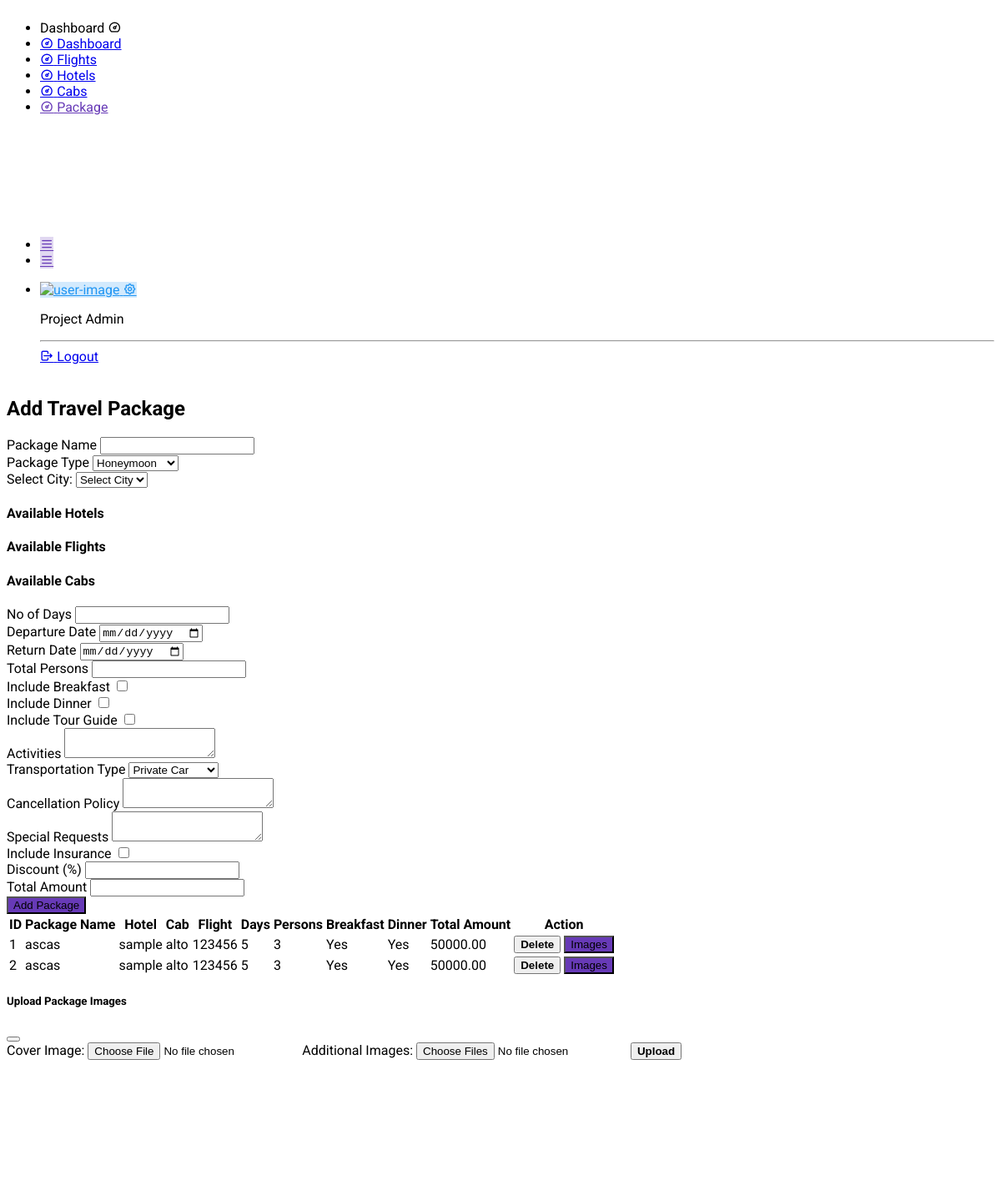
The app's page /admin/Package.php (signed in) with its own data.
### tables this page shows
CREATE TABLE IF NOT EXISTS `travel_packages` (
  `id` int NOT NULL AUTO_INCREMENT,
  `package_name` varchar(255) NOT NULL,
  `package_type` enum('Honeymoon','Family Trip','Adventure','Business Trip') NOT NULL,
  `hotel_id` int NOT NULL,
  `cab_id` int NOT NULL,
  `flight_id` int NOT NULL,
  `departure_date` date NOT NULL,
  `return_date` date NOT NULL,
  `no_of_days` int NOT NULL,
  `total_persons` int NOT NULL,
  `breakfast` tinyint(1) NOT NULL DEFAULT '0',
  `dinner` tinyint(1) NOT NULL DEFAULT '0',
  `tour_guide` tinyint(1) NOT NULL DEFAULT '0',
  `activities` text NOT NULL,
  `transport_type` enum('Private Car','Shared Bus','Rental Vehicle') NOT NULL,
  `cancellation_policy` text NOT NULL,
  `special_requests` text NOT NULL,
  `insurance` tinyint(1) NOT NULL DEFAULT '0',
  `discount` decimal(10,2) DEFAULT '0.00',
  `total_amount` decimal(10,2) NOT NULL,
  `city` varchar(255) NOT NULL,
  PRIMARY KEY (`id`),
  KEY `hotel_id` (`hotel_id`),
  KEY `cab_id` (`cab_id`),
  KEY `flight_id` (`flight_id`),
  CONSTRAINT `travel_packages_ibfk_1` FOREIGN KEY (`hotel_id`) REFERENCES `hotels` (`id`),
  CONSTRAINT `travel_packages_ibfk_2` FOREIGN KEY (`cab_id`) REFERENCES `cabs` (`id`),
  CONSTRAINT `travel_packages_ibfk_3` FOREIGN KEY (`flight_id`) REFERENCES `flights` (`id`)
);

CREATE TABLE IF NOT EXISTS `hotels` (
  `id` int NOT NULL AUTO_INCREMENT,
  `name` varchar(255) NOT NULL,
  `email` varchar(255) NOT NULL,
  `password` varchar(255) NOT NULL,
  `contact` varchar(15) NOT NULL,
  `manager` varchar(255) NOT NULL,
  `address` text NOT NULL,
  `state` varchar(100) NOT NULL,
  `city` varchar(100) NOT NULL,
  `pincode` varchar(10) NOT NULL,
  `rating` int DEFAULT NULL,
  `rooms_type` varchar(255) NOT NULL,
  `check_in_time` time NOT NULL,
  `check_out_time` time NOT NULL,
  `rooms` int NOT NULL,
  `min_price` decimal(10,2) NOT NULL,
  PRIMARY KEY (`id`),
  UNIQUE KEY `email` (`email`),
  CONSTRAINT `hotels_chk_1` CHECK ((`rating` between 1 and 5))
);

CREATE TABLE IF NOT EXISTS `cabs` (
  `id` int NOT NULL AUTO_INCREMENT,
  `cab_name` varchar(255) NOT NULL,
  `driver_name` varchar(255) NOT NULL,
  `contact` varchar(15) NOT NULL,
  `cab_number` varchar(20) NOT NULL,
  `cab_type` varchar(50) NOT NULL,
  `seating_capacity` int NOT NULL,
  `fare_per_km` decimal(10,2) NOT NULL,
  `city` varchar(255) NOT NULL,
  PRIMARY KEY (`id`)
);

CREATE TABLE IF NOT EXISTS `flights` (
  `id` int NOT NULL AUTO_INCREMENT,
  `airline` varchar(255) NOT NULL,
  `flight_number` varchar(50) NOT NULL,
  `departure_airport` varchar(255) NOT NULL,
  `arrival_airport` varchar(255) NOT NULL,
  `departure_time` datetime NOT NULL,
  `arrival_time` datetime NOT NULL,
  `price` decimal(10,2) NOT NULL,
  PRIMARY KEY (`id`)
);

### admin/Package.php (the view, shortened to what this page needs)
<?php
include "./../config.php";
?>
<!doctype html>
<html lang="en">
<head>
    <link rel="stylesheet" href="./assets/fonts/phosphor/duotone/style.css" />
    <link rel="stylesheet" href="./assets/fonts/tabler-icons.min.css" />
    <link rel="stylesheet" href="./assets/fonts/feather.css" />
    <link rel="stylesheet" href="./assets/fonts/fontawesome.css" />
    <link rel="stylesheet" href="./assets/fonts/material.css" />
    <link rel="stylesheet" href="./assets/css/style.css" id="main-style-link" />
    <link rel="stylesheet" href="./assets/css/style-preset.css" />
</head>
<body>
    <?php
    include('Navbar.php');
    ?>
    <div class="pc-container">
        <div class="pc-content">
            <div class="row">
                <div class="col-xl-4 col-md-6">
                    <div class="card shadow">
                        <div class="card-body">
                            <h2 class="mb-4">Add Travel Package</h2>
                            <form method="POST">
                                <div class="mb-3">
                                    <label class="form-label">Package Name</label>
                                    <input type="text" name="package_name" class="form-control" required>
                                </div>
                                <div class="mb-3">
                                    <label class="form-label">Package Type</label>
                                    <select name="package_type" class="form-control" required>
                                        <option value="Honeymoon">Honeymoon</option>
                                    </select>
                                </div>
                                <label for="city">Select City:</label>
                                <select id="city" name="city" class="form-control" required
                                    onchange="fetchDetails(this.value)">
                                    <option value="">Select City</option>
                                </select>
                                <div id="results">
                                    <h4>Available Hotels</h4>
                                    <h4>Available Flights</h4>
                                    <h4>Available Cabs</h4>
                                </div>
                                <div class="mb-3">
                                    <label class="form-label">No of Days</label>
                                    <input type="number" min="1" name="no_of_days" class="form-control" required>
                                </div>
                                <div class="mb-3">
                                    <label class="form-label">Departure Date</label>
                                    <input type="date" name="departure_date" class="form-control" required>
                                </div>
                                <div class="mb-3">
                                    <label class="form-label">Return Date</label>
                                    <input type="date" name="return_date" class="form-control" required>
                                </div>
                                <div class="mb-3">
                                    <label class="form-label">Total Persons</label>
                                    <input type="number" name="total_persons" class="form-control" required>
                                </div>
                                <div class="mb-3">
                                    <label class="form-label">Include Breakfast</label>
                                    <input type="checkbox" name="breakfast">
                                </div>
                                <div class="mb-3">
                                    <label class="form-label">Include Dinner</label>
                                    <input type="checkbox" name="dinner">
                                </div>
                                <div class="mb-3">
                                    <label class="form-label">Include Tour Guide</label>
                                    <input type="checkbox" name="tour_guide">
                                </div>
                                <div class="mb-3">
                                    <label class="form-label">Activities</label>
                                    <textarea name="activities" class="form-control" required></textarea>
                                </div>
                                <div class="mb-3">
                                    <label class="form-label">Transportation Type</label>
                                    <select name="transport_type" class="form-control" required>
                                        <option value="Private Car">Private Car</option>
                                    </select>
                                </div>
                                <div class="mb-3">
                                    <label class="form-label">Cancellation Policy</label>
                                    <textarea name="cancellation_policy" class="form-control" required></textarea>
                                </div>
                                <div class="mb-3">
                                    <label class="form-label">Special Requests</label>
                                    <textarea name="special_requests" class="form-control"></textarea>
                                </div>
                                <div class="mb-3">
                                    <label class="form-label">Include Insurance</label>
                                    <input type="checkbox" name="insurance">
                                </div>
                                <div class="mb-3">
                                    <label class="form-label">Discount (%)</label>
                                    <input type="number" name="discount" class="form-control">
                                </div>
                                <div class="mb-3">
                                    <label class="form-label">Total Amount</label>
                                    <input type="number" name="total_amount" class="form-control" required>
                                </div>
                                <button type="submit" name="add_package" class="btn btn-primary">Add Package</button>
                            </form>
                        </div>
                    </div>
                </div>
                <?php
                $sql = "SELECT tp.id, tp.package_name, h.name AS hotel, c.cab_name AS cab, f.flight_number, tp.no_of_days, tp.total_persons, tp.breakfast, tp.dinner, tp.total_amount
                FROM travel_packages tp
                JOIN hotels h ON tp.hotel_id = h.id
                JOIN cabs c ON tp.cab_id = c.id
                JOIN flights f ON tp.flight_id = f.id";
                $result = $db->query($sql);
                ?>
                <div class="col-xl-8 col-md-6">
                    <table class="table table-bordered">
                        <thead>
                            <tr>
                                <th>ID</th>
                                <th>Package Name</th>
                                <th>Hotel</th>
                                <th>Cab</th>
                                <th>Flight</th>
                                <th>Days</th>
                                <th>Persons</th>
                                <th>Breakfast</th>
                                <th>Dinner</th>
                                <th>Total Amount</th>
                                <th>Action</th>
                            </tr>
                        </thead>
                        <tbody>
                            <?php while ($row = $result->fetch_assoc()) { ?>
                                <tr>
                                    <td><?= $row['id'] ?></td>
                                    <td><?= $row['package_name'] ?></td>
                                    <td><?= $row['hotel'] ?></td>
                                    <td><?= $row['cab'] ?></td>
                                    <td><?= $row['flight_number'] ?></td>
                                    <td><?= $row['no_of_days'] ?></td>
                                    <td><?= $row['total_persons'] ?></td>
                                    <td><?= $row['breakfast'] ? 'Yes' : 'No' ?></td>
                                    <td><?= $row['dinner'] ? 'Yes' : 'No' ?></td>
                                    <td><?= $row['total_amount'] ?></td>
                                    <td>
                                        <button class="btn btn-danger btn-sm">Delete</button>
                                        <button class='btn btn-primary' data-bs-toggle='modal' data-bs-target='#imageModal'
                                            onclick="setPackageId(<?= $row['id'] ?>)">Images</button>
                                    </td>
                                </tr>
                            <?php } ?>
                        </tbody>
                    </table>
                </div>
            </div>
        </div>
    </div>
    <div class="modal fade" id="imageModal" tabindex="-1" aria-labelledby="imageModalLabel" aria-hidden="true">
        <div class="modal-dialog modal-lg">
            <div class="modal-content">
                <div class="modal-header">
                    <h5 class="modal-title" id="imageModalLabel">Upload Package Images</h5>
                    <button type="button" class="btn-close" data-bs-dismiss="modal" aria-label="Close"></button>
                </div>
                <div class="modal-body">
                    <div class="row">
                        <div class="col-md-5">
                            <form id="imageUploadForm" enctype="multipart/form-data">
                                <label for="cover_image">Cover Image:</label>
                                <input type="file" name="cover_image" class="form-control mb-2" required>
                                <label for="images">Additional Images:</label>
                                <input type="file" name="images[]" class="form-control" multiple>
                                <button type="submit" class="btn btn-success mt-3">Upload</button>
                            </form>
                        </div>
                    </div>
                </div>
            </div>
        </div>
    </div>
</body>
</html>

### css/style.css (style rules this page uses)
.btn { font-weight: 600; transition: .5s; }
.btn.btn-primary { background: var(--bs-secondary) !important; color: var(--bs-white) !important; font-family: 'Poppins', sans-serif; font-weight: 400; transition: 0.5s; }

### records on screen
travel_packages: id "1", package_name "ascas", hotel.name "sample", cab.cab_name "alto", flight.flight_number "123456", no_of_days "5", total_persons "3", breakfast "Yes", dinner "Yes", total_amount "50000.00"
travel_packages: id "2", package_name "ascas", hotel.name "sample", cab.cab_name "alto", flight.flight_number "123456", no_of_days "5", total_persons "3", breakfast "Yes", dinner "Yes", total_amount "50000.00"

### other values on screen
$a[$i] "Dashboard"
$a[$i] "Flights"
$a[$i] "Hotels"
$a[$i] "Cabs"
$a[$i] "Package"
